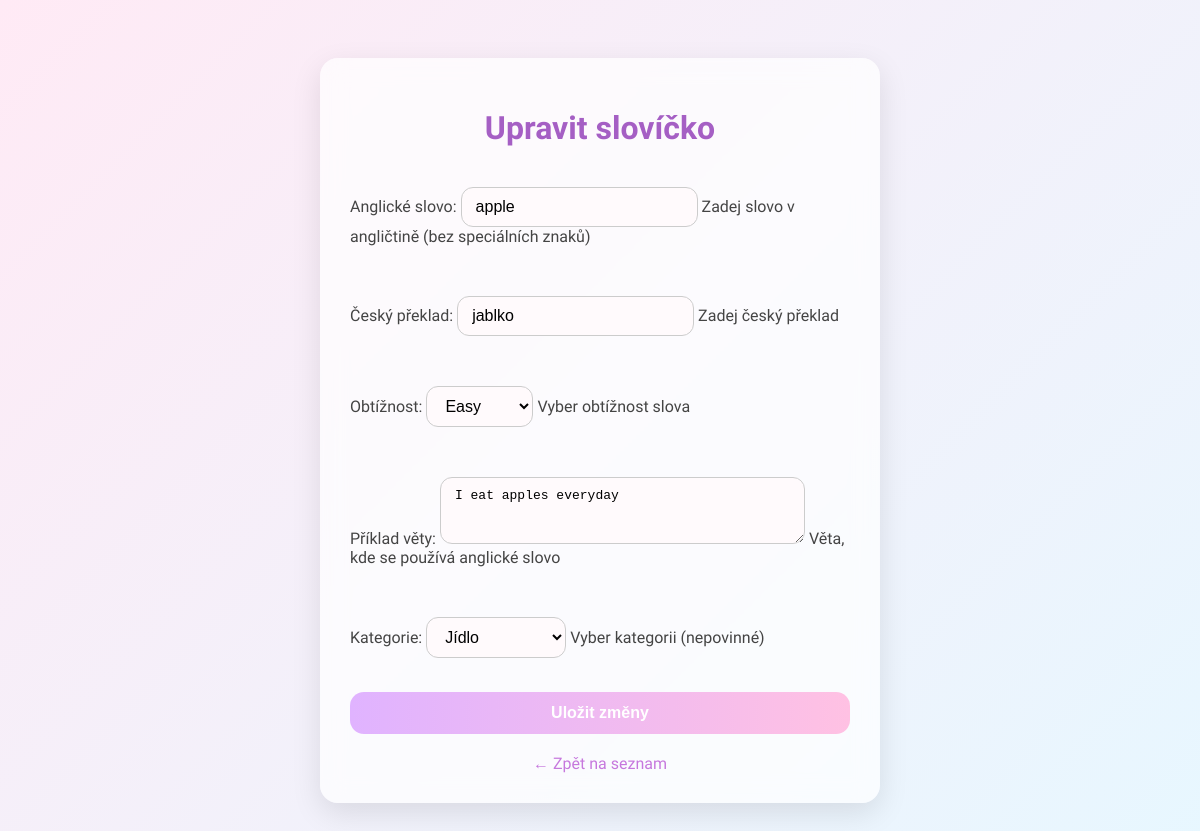
/words/edit/7/ (signed in), run on the app's committed database.
### core/models.py (models this page shows, shortened)
class Word(models.Model):
    english = models.CharField(
        max_length=100,
        verbose_name="Anglické slovo",
        help_text="Zadej slovo v angličtině (bez speciálních znaků)",
        validators=[RegexValidator(r'^[a-zA-Z\s\-]+$', 'Pouze písmena, mezery a pomlčky')]
    )
    czech = models.CharField(
        max_length=100,
        verbose_name="Český překlad",
        help_text="Zadej český překlad"
    )
    difficulty = models.CharField(
        max_length=10,
        choices=[
            ('easy', 'Easy'),
            ('medium', 'Medium'),
            ('hard', 'Hard')
        ],
        verbose_name="Obtížnost",
        help_text="Vyber obtížnost slova"
    )
    category = models.ForeignKey(
        'Category',
        on_delete=models.CASCADE,
        null=True,
        blank=True,
        verbose_name="Kategorie",
        help_text="Vyber kategorii (nepovinné)"
    )
    example_sentence = models.TextField(
        blank=True,
        null=True,
        verbose_name="Příklad věty",
        help_text="Věta, kde se používá anglické slovo"
    )
    class Meta:
        verbose_name = "Slovo"
        verbose_name_plural = "Slova"
        ordering = ['difficulty']

### core/views.py (the view)
# urls.py: path('words/edit/<int:word_id>/', views.edit_word, name='edit_word'),
@login_required
@user_passes_test(is_admin)
def edit_word(request, word_id):
    word = Word.objects.get(id=word_id)
    if request.method == 'POST':
        form = WordForm(request.POST, instance=word)
        if form.is_valid():
            form.save()
            return redirect('word_list')
    else:
        form = WordForm(instance=word)
    return render(request, 'core/edit_word.html', {'form': form, 'word': word})

### core/forms.py
class WordForm(forms.ModelForm):
    class Meta:
        model = Word
        fields = ['english', 'czech', 'difficulty', 'example_sentence', 'category']
        widgets = {
            'english': forms.TextInput(attrs={'class': 'form-control'}),
            'czech': forms.TextInput(attrs={'class': 'form-control'}),
            'difficulty': forms.Select(attrs={'class': 'form-control'}),
            'example_sentence': forms.Textarea(attrs={'class': 'form-control', 'rows': 3}),
            'category': forms.Select(attrs={'class': 'form-control'}),
        }

### core/models.py (called while the page is built)
    def __str__(self):
        return self.name

### core/views.py (called while the page is built)
def is_admin(user):
    return user.is_staff or user.is_superuser

### core/templates/core/edit_word.html (shortened to what this page needs)
<!DOCTYPE html>
<html lang="cs">
<head>
</head>
<body>
  <div class="form-box">
    <h1>Upravit slovíčko</h1>
    <form method="post">
      {{ form.as_p }}
      <button type="submit">Uložit změny</button>
    </form>
    <a href="{% url 'word_list' %}">← Zpět na seznam</a>
  </div>
</body>
</html>

### core/templates/core/edit_word.html (style rules this page uses)
body { font-family: 'Quicksand', sans-serif; background: linear-gradient(135deg, #ffeaf5, #e7f7ff); padding: 50px; color: #444; }
.form-box { max-width: 500px; margin: 0 auto; background: rgba(255, 255, 255, 0.7); padding: 30px; border-radius: 18px; box-shadow: 0 10px 30px rgba(0, 0, 0, 0.1); backdrop-filter: blur(12px); }
h1 { text-align: center; margin-bottom: 24px; color: #a55fc4; }
form { display: flex; flex-direction: column; gap: 18px; }
input[type="text"], select, textarea { padding: 10px 14px; border-radius: 12px; border: 1px solid #ccc; font-size: 1em; background: #fffafc; max-width: 100%; }
textarea { resize: vertical; }
button { padding: 12px 20px; border: none; border-radius: 14px; font-weight: bold; background: linear-gradient(to right, #e0b3ff, #ffc1e3); color: white; cursor: pointer; font-size: 1em; transition: 0.2s; }
a { display: block; margin-top: 20px; text-align: center; color: #c678dd; text-decoration: none; }

### data on the page
Word: english "apple", czech "jablko", difficulty "Easy", example_sentence "I eat apples everyday", category "Jídlo"
